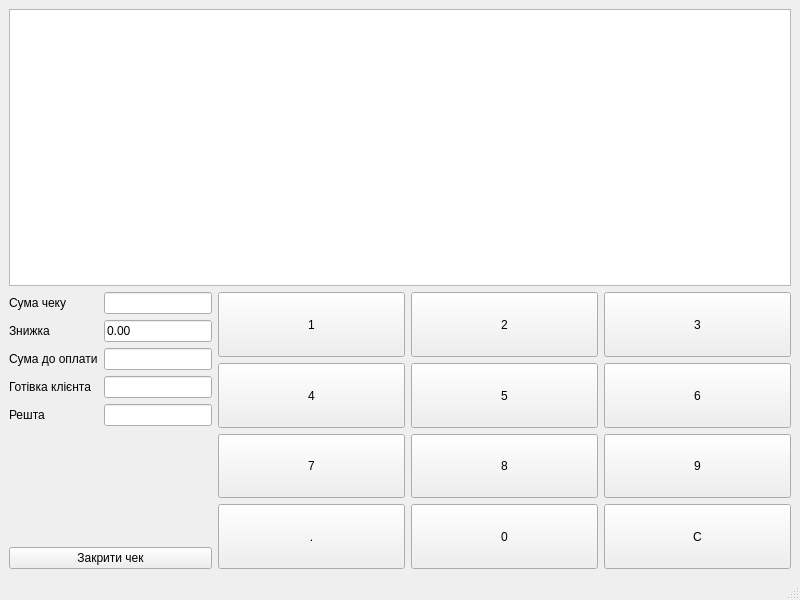
<?xml version="1.0" encoding="UTF-8"?>
<ui version="4.0">
 <class>MainWindow</class>
 <widget class="QMainWindow" name="MainWindow">
  <property name="geometry">
   <rect>
    <x>0</x>
    <y>0</y>
    <width>800</width>
    <height>600</height>
   </rect>
  </property>
  <property name="sizePolicy">
   <sizepolicy hsizetype="Expanding" vsizetype="Expanding">
    <horstretch>0</horstretch>
    <verstretch>0</verstretch>
   </sizepolicy>
  </property>
  <property name="windowTitle">
   <string>MainWindow</string>
  </property>
  <widget class="QWidget" name="centralwidget">
   <layout class="QGridLayout" name="gridLayout_2">
    <item row="0" column="0" colspan="2">
     <widget class="QTableWidget" name="tableWidgetProdactTable">
      <property name="enabled">
       <bool>true</bool>
      </property>
      <property name="sizePolicy">
       <sizepolicy hsizetype="Expanding" vsizetype="Expanding">
        <horstretch>0</horstretch>
        <verstretch>0</verstretch>
       </sizepolicy>
      </property>
     </widget>
    </item>
    <item row="1" column="1">
     <layout class="QGridLayout" name="gridLayout">
      <item row="0" column="2">
       <widget class="QPushButton" name="pushButton3">
        <property name="sizePolicy">
         <sizepolicy hsizetype="Expanding" vsizetype="Expanding">
          <horstretch>0</horstretch>
          <verstretch>0</verstretch>
         </sizepolicy>
        </property>
        <property name="text">
         <string>3</string>
        </property>
       </widget>
      </item>
      <item row="3" column="0">
       <widget class="QPushButton" name="pushButtonDot">
        <property name="sizePolicy">
         <sizepolicy hsizetype="Expanding" vsizetype="Expanding">
          <horstretch>0</horstretch>
          <verstretch>0</verstretch>
         </sizepolicy>
        </property>
        <property name="text">
         <string>.</string>
        </property>
       </widget>
      </item>
      <item row="3" column="2">
       <widget class="QPushButton" name="pushButtonClear">
        <property name="sizePolicy">
         <sizepolicy hsizetype="Expanding" vsizetype="Expanding">
          <horstretch>0</horstretch>
          <verstretch>0</verstretch>
         </sizepolicy>
        </property>
        <property name="text">
         <string>C</string>
        </property>
       </widget>
      </item>
      <item row="2" column="2">
       <widget class="QPushButton" name="pushButton9">
        <property name="sizePolicy">
         <sizepolicy hsizetype="Expanding" vsizetype="Expanding">
          <horstretch>0</horstretch>
          <verstretch>0</verstretch>
         </sizepolicy>
        </property>
        <property name="text">
         <string>9</string>
        </property>
       </widget>
      </item>
      <item row="3" column="1">
       <widget class="QPushButton" name="pushButton0">
        <property name="sizePolicy">
         <sizepolicy hsizetype="Expanding" vsizetype="Expanding">
          <horstretch>0</horstretch>
          <verstretch>0</verstretch>
         </sizepolicy>
        </property>
        <property name="text">
         <string>0</string>
        </property>
       </widget>
      </item>
      <item row="0" column="1">
       <widget class="QPushButton" name="pushButton2">
        <property name="sizePolicy">
         <sizepolicy hsizetype="Expanding" vsizetype="Expanding">
          <horstretch>0</horstretch>
          <verstretch>0</verstretch>
         </sizepolicy>
        </property>
        <property name="text">
         <string>2</string>
        </property>
       </widget>
      </item>
      <item row="2" column="0">
       <widget class="QPushButton" name="pushButton7">
        <property name="sizePolicy">
         <sizepolicy hsizetype="Expanding" vsizetype="Expanding">
          <horstretch>0</horstretch>
          <verstretch>0</verstretch>
         </sizepolicy>
        </property>
        <property name="text">
         <string>7</string>
        </property>
       </widget>
      </item>
      <item row="1" column="0">
       <widget class="QPushButton" name="pushButton4">
        <property name="sizePolicy">
         <sizepolicy hsizetype="Expanding" vsizetype="Expanding">
          <horstretch>0</horstretch>
          <verstretch>0</verstretch>
         </sizepolicy>
        </property>
        <property name="text">
         <string>4</string>
        </property>
       </widget>
      </item>
      <item row="1" column="2">
       <widget class="QPushButton" name="pushButton6">
        <property name="sizePolicy">
         <sizepolicy hsizetype="Expanding" vsizetype="Expanding">
          <horstretch>0</horstretch>
          <verstretch>0</verstretch>
         </sizepolicy>
        </property>
        <property name="text">
         <string>6</string>
        </property>
       </widget>
      </item>
      <item row="2" column="1">
       <widget class="QPushButton" name="pushButton8">
        <property name="sizePolicy">
         <sizepolicy hsizetype="Expanding" vsizetype="Expanding">
          <horstretch>0</horstretch>
          <verstretch>0</verstretch>
         </sizepolicy>
        </property>
        <property name="text">
         <string>8</string>
        </property>
       </widget>
      </item>
      <item row="0" column="0">
       <widget class="QPushButton" name="pushButton1">
        <property name="sizePolicy">
         <sizepolicy hsizetype="Expanding" vsizetype="Expanding">
          <horstretch>0</horstretch>
          <verstretch>0</verstretch>
         </sizepolicy>
        </property>
        <property name="text">
         <string>1</string>
        </property>
       </widget>
      </item>
      <item row="1" column="1">
       <widget class="QPushButton" name="pushButton5">
        <property name="sizePolicy">
         <sizepolicy hsizetype="Expanding" vsizetype="Expanding">
          <horstretch>0</horstretch>
          <verstretch>0</verstretch>
         </sizepolicy>
        </property>
        <property name="text">
         <string>5</string>
        </property>
       </widget>
      </item>
     </layout>
    </item>
    <item row="1" column="0">
     <layout class="QVBoxLayout" name="verticalLayout">
      <item>
       <layout class="QHBoxLayout" name="horizontalLayout">
        <item>
         <widget class="QLabel" name="labelReceiptAmount">
          <property name="text">
           <string>Сума чеку</string>
          </property>
         </widget>
        </item>
        <item>
         <widget class="QLineEdit" name="lineEditReceiptAmount">
          <property name="sizePolicy">
           <sizepolicy hsizetype="Fixed" vsizetype="Fixed">
            <horstretch>0</horstretch>
            <verstretch>0</verstretch>
           </sizepolicy>
          </property>
          <property name="text">
           <string/>
          </property>
          <property name="readOnly">
           <bool>true</bool>
          </property>
         </widget>
        </item>
       </layout>
      </item>
      <item>
       <layout class="QHBoxLayout" name="horizontalLayout_2">
        <item>
         <widget class="QLabel" name="labelDiscountAmount">
          <property name="text">
           <string>Знижка</string>
          </property>
         </widget>
        </item>
        <item>
         <widget class="QLineEdit" name="lineEditDiscountAmount">
          <property name="sizePolicy">
           <sizepolicy hsizetype="Fixed" vsizetype="Fixed">
            <horstretch>0</horstretch>
            <verstretch>0</verstretch>
           </sizepolicy>
          </property>
          <property name="text">
           <string>0.00</string>
          </property>
          <property name="readOnly">
           <bool>true</bool>
          </property>
         </widget>
        </item>
       </layout>
      </item>
      <item>
       <layout class="QHBoxLayout" name="horizontalLayout_3">
        <item>
         <widget class="QLabel" name="labelTotalAmount">
          <property name="text">
           <string>Сума до оплати</string>
          </property>
         </widget>
        </item>
        <item>
         <widget class="QLineEdit" name="lineEditTotalAmount">
          <property name="sizePolicy">
           <sizepolicy hsizetype="Fixed" vsizetype="Fixed">
            <horstretch>0</horstretch>
            <verstretch>0</verstretch>
           </sizepolicy>
          </property>
         </widget>
        </item>
       </layout>
      </item>
      <item>
       <layout class="QHBoxLayout" name="horizontalLayout_4">
        <item>
         <widget class="QLabel" name="labelClientCash">
          <property name="text">
           <string>Готівка клієнта</string>
          </property>
         </widget>
        </item>
        <item>
         <widget class="QLineEdit" name="lineEditClientCash">
          <property name="sizePolicy">
           <sizepolicy hsizetype="Fixed" vsizetype="Fixed">
            <horstretch>0</horstretch>
            <verstretch>0</verstretch>
           </sizepolicy>
          </property>
         </widget>
        </item>
       </layout>
      </item>
      <item>
       <layout class="QHBoxLayout" name="horizontalLayout_5">
        <item>
         <widget class="QLabel" name="labelChange">
          <property name="text">
           <string>Решта</string>
          </property>
         </widget>
        </item>
        <item>
         <widget class="QLineEdit" name="lineEditChange">
          <property name="sizePolicy">
           <sizepolicy hsizetype="Fixed" vsizetype="Fixed">
            <horstretch>0</horstretch>
            <verstretch>0</verstretch>
           </sizepolicy>
          </property>
         </widget>
        </item>
       </layout>
      </item>
      <item>
       <spacer name="verticalSpacer">
        <property name="orientation">
         <enum>Qt::Vertical</enum>
        </property>
        <property name="sizeHint" stdset="0">
         <size>
          <width>20</width>
          <height>40</height>
         </size>
        </property>
       </spacer>
      </item>
      <item>
       <widget class="QPushButton" name="pushButtonCloseReceipt">
        <property name="sizePolicy">
         <sizepolicy hsizetype="Minimum" vsizetype="Fixed">
          <horstretch>0</horstretch>
          <verstretch>0</verstretch>
         </sizepolicy>
        </property>
        <property name="text">
         <string>Закрити чек</string>
        </property>
       </widget>
      </item>
     </layout>
    </item>
   </layout>
  </widget>
  <widget class="QMenuBar" name="menubar">
   <property name="geometry">
    <rect>
     <x>0</x>
     <y>0</y>
     <width>800</width>
     <height>26</height>
    </rect>
   </property>
  </widget>
  <widget class="QStatusBar" name="statusbar"/>
 </widget>
 <resources/>
 <connections/>
</ui>
